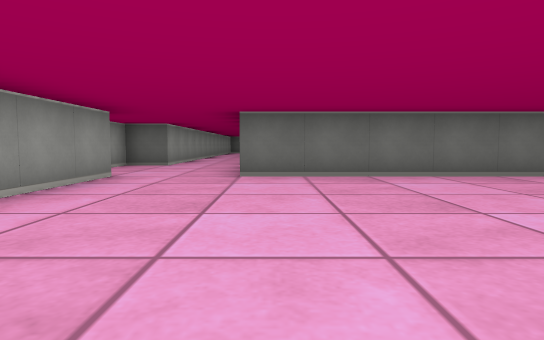
view 1 (above)

14 first-person views from a walk through a cub3D maze. The camera is about half as high as the walls, tilts 4° down and sees 75° across. The floor is counted in squares. Each view is taken from the middle of a square. On the plan, view 1 faces up. The plan holds only what a view shows up to about 9 squares ahead; the rest is blank.

view 2
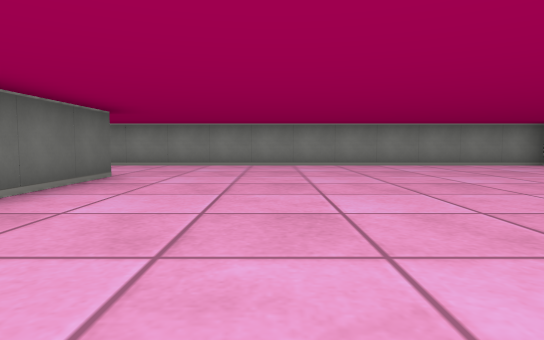

view 3
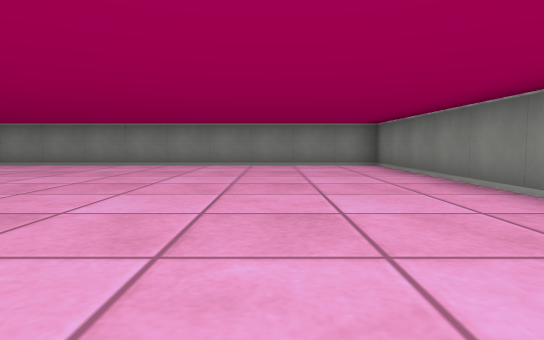

view 4
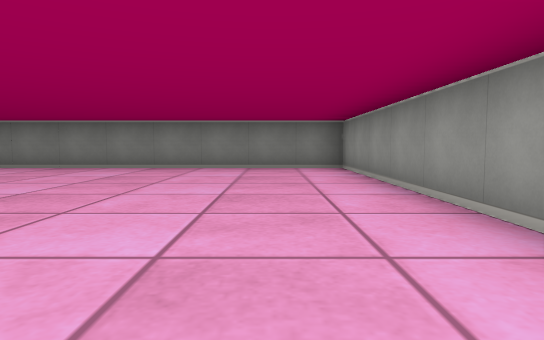

view 5
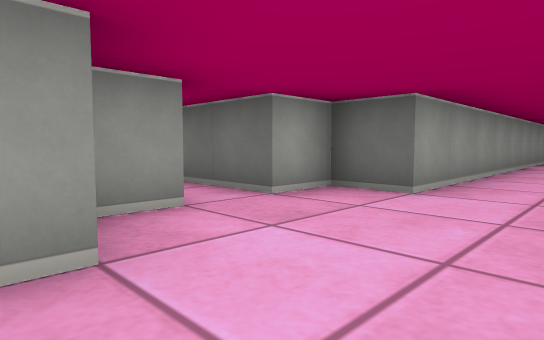

view 6
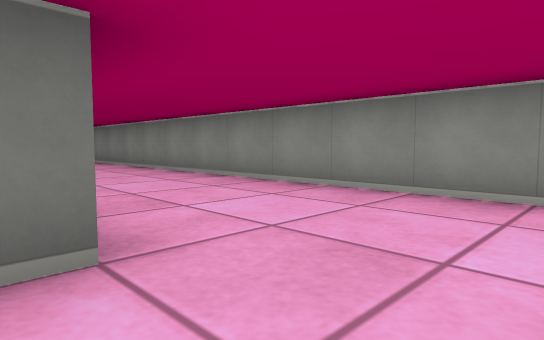

view 7
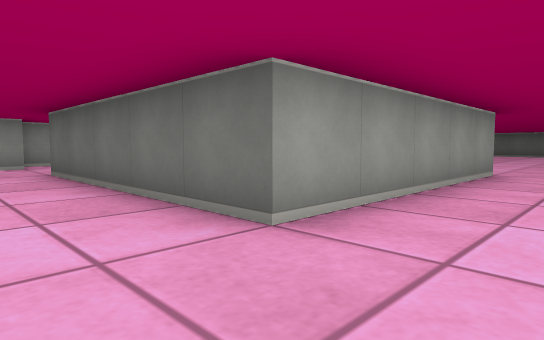

view 8
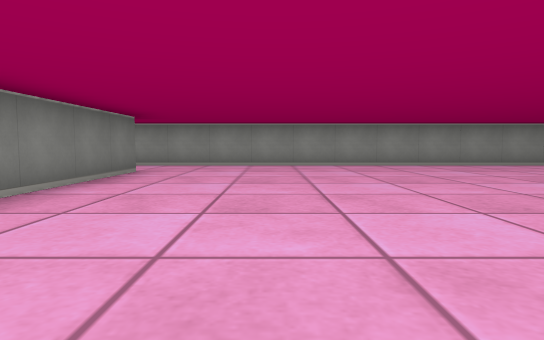

view 9
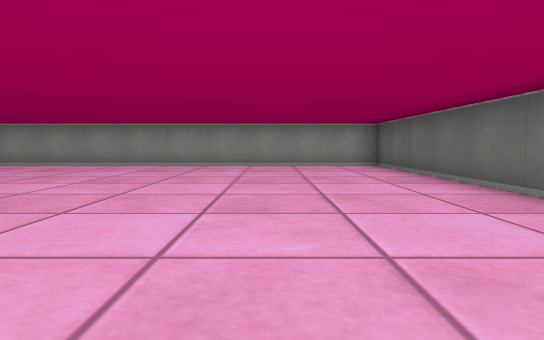

view 10
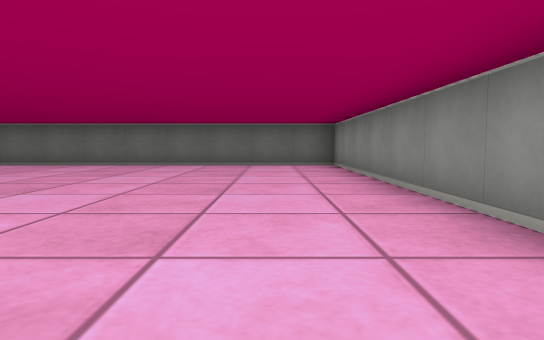

view 11
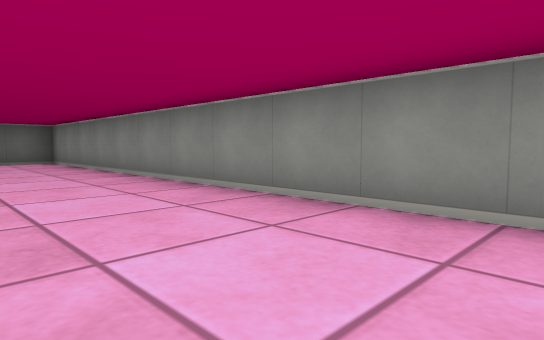

view 12
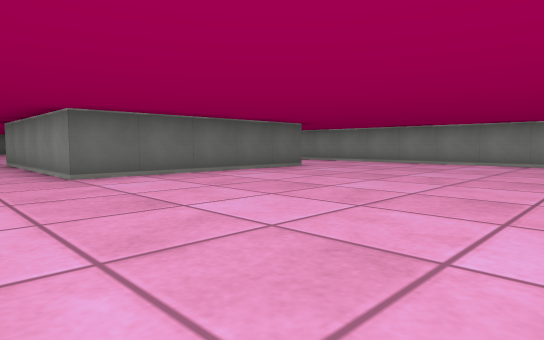

view 13
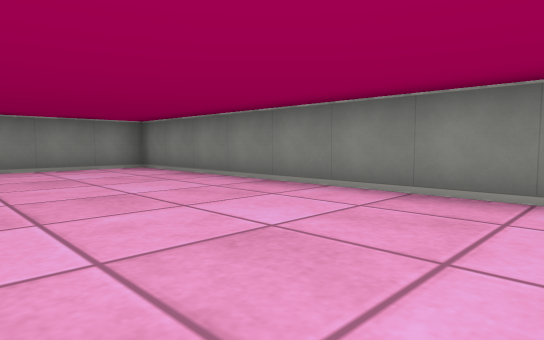

view 14
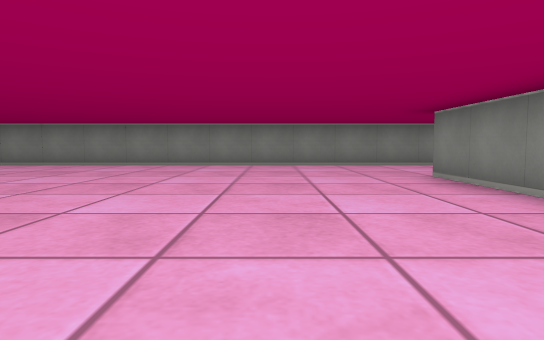

### Floor plan
Points are (right, up) in squares from view 1. A wall is a line through its corners. A room is listed if a view was taken in it or the views show most of it. See-through windows are left out.
Room 1 (views 1, 2, 3, 4, 5, 6, 7, 12, 13)
walls: (-2.5, 5.6) (-2.5, -3.5) (7.5, -3.5) (7.5, 10.5); (-3.5, 6.6) (-3.5, 5.6); (4.5, 10.5) (4.5, 5.5) (-0.5, 5.5) (-0.5, 10.5); (-2.5, 11.5) (-2.5, 8.5) (-3.5, 8.5) (-3.5, 7.5)
ways out: opening at (-1.5, 10.5) to room 2; opening at (6, 10) to room 2; opening at (-4.5, 7)
Room 2 (views 8, 9, 10, 11, 14)
walls: (-0.5, 10.5) (4.5, 10.5); (7.5, 10.5) (7.5, 21.5) (-2.5, 21.5) (-2.5, 11.5)
ways out: opening at (-1.5, 10.5) to room 1; opening at (6, 10) to room 1

Where each view was taken, in squares from view 1:
view 1: 0 up, 0 right, facing up
view 2: 3 up, 1 left, facing right
view 3: 1 down, 1 left, facing right
view 4: 4 up, 1 left, facing down
view 5: 5 up, 1 left, facing up-left
view 6: 4 up, 4 right, facing up-right
view 7: 4 up, 6 right, facing up-left
view 8: 13 up, 6 right, facing left
view 9: 19 up, 6 right, facing left
view 10: 13 up, 6 right, facing up
view 11: 11 up, 5 right, facing up-right
view 12: 0 up, 2 left, facing up-right
view 13: 0 up, 0 right, facing down-right
view 14: 13 up, 1 left, facing right
